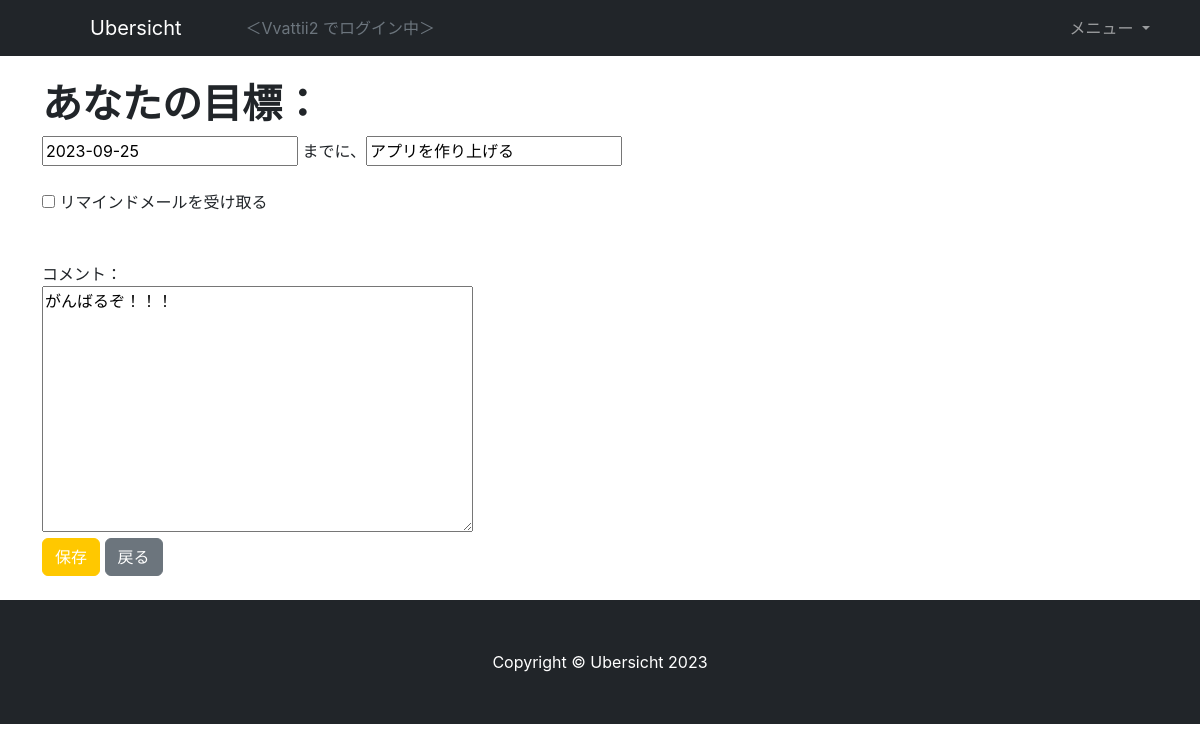
Page /goal_config (signed in) on the earlier database version.
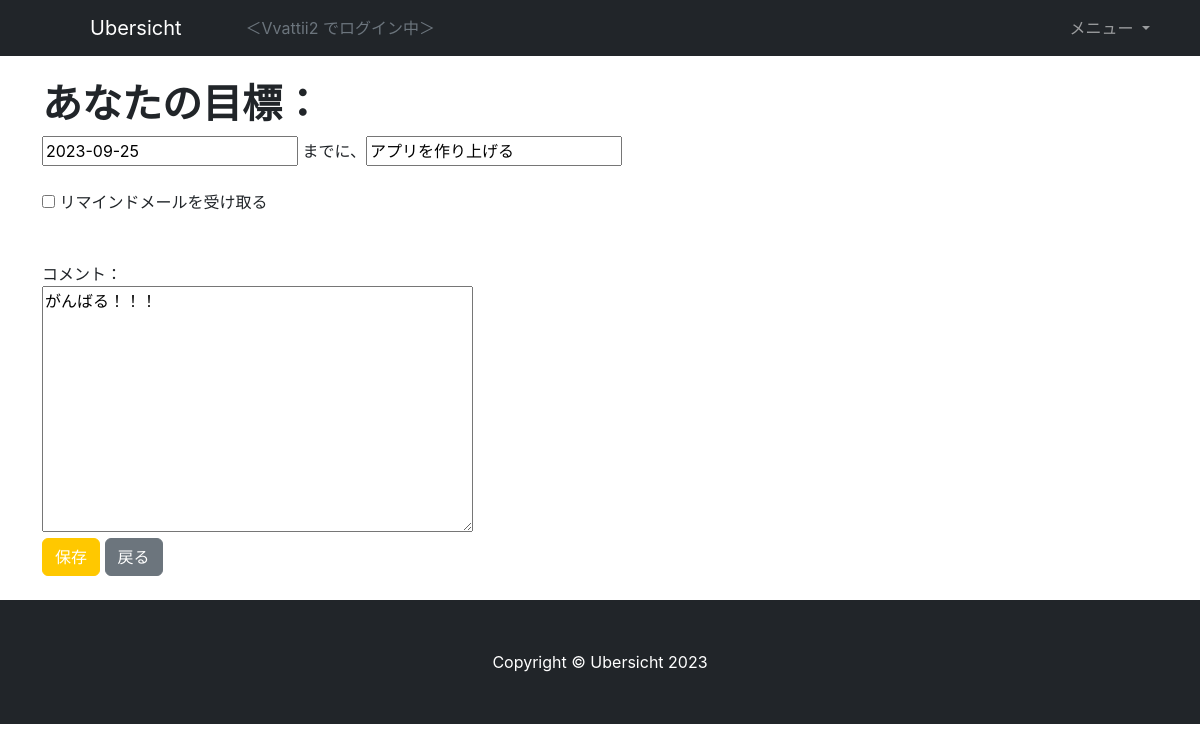
Same page on the later database version.
### accounts/models.py (models this page shows)
class CustomUser(AbstractUser):
    dream = models.TextField(verbose_name="なりたい自分", max_length=200, blank=True, null=True)

### todo/models.py (models this page shows, shortened)
class Goals(models.Model):
    user = models.ForeignKey(CustomUser, on_delete=models.CASCADE)
    subject = models.CharField(verbose_name='目標', max_length=50)
    from_date = models.DateField(verbose_name='作成日', auto_now_add=True)
    until_date = models.DateField(verbose_name='期日', null=True, blank=True)
    remind_at = models.TimeField(verbose_name='リマインド時間', null=True, blank=True)
    memo = models.TextField(verbose_name='メモ', null=True, blank=True)
    is_completed = models.BooleanField(verbose_name='完了', default=False)

### todo/views.py (the view, shortened to what this page needs)
# urls.py: path('goal_config', GoalConfigView.as_view(), name='goal_config'),
@method_decorator(login_required, name='dispatch')
class GoalConfigView(UpdateView):
    template_name = 'goal_config.html'
    form_class = GoalsForm
    success_url = reverse_lazy('todo:main')
    def get_object(self, queryset=None):
        active_goal = Goals.objects.filter(user=self.request.user, is_completed=False)
        if active_goal.exists():
            return active_goal[0]
        else:
            return Goals()

### todo/forms.py
class GoalsForm(ModelForm):
    class Meta:
        model = Goals
        fields = ['subject', 'until_date', 'remind_at', 'memo']

### todo/templates/goal_config.html (shortened to what this page needs)
{% extends 'base.html' %}
{% block content %}
<div class="container">
    <div class="row">
        <div class="col py-4">
            <h1>あなたの目標：</h1>
            <form action="" method="post">
                {{ form.until_date }} までに、{{ form.subject }} <br><br>
                <input type="checkbox" name="" id="checkbox_1">
                <label for="checkbox_1">リマインドメールを受け取る</label><br>
                 <br><br>
                コメント：<br>
                {{ form.memo }} <br>
                <button type="submit" class="btn btn-primary">保存</button>
                <a href="{% url 'todo:main' %}" class="btn btn-secondary">戻る</a>
            </form>
        </div>
    </div>
</div>
{% endblock content %}

### todo/templates/base.html (shortened to what this page needs)
{% load static %}
<!DOCTYPE html>
<html lang="ja">
    <head>
        <link href="{% static 'css/styles.css' %}" rel="stylesheet" />
    </head>
    <body>
        <nav class="navbar navbar-expand-md navbar-dark bg-dark">
            <div class="container">
                <a class="navbar-brand px-5" href="#">Ubersicht</a>
                <div class="collapse navbar-collapse" id="navbarSupportedContent">
                    {% if user.is_authenticated %}
                    <div class="text-muted justify-content-end">
                        ＜{{ user.username }} でログイン中＞
                    </div>
                    {% endif %}
                    <ul class="navbar-nav ms-auto">
                        <li class="nav-item dropdown">
                        <a class="nav-link dropdown-toggle" href="#" id="navbarDropdown" role="button" data-bs-toggle="dropdown" aria-haspopup="true" aria-expanded="false">
                            メニュー
                        </a>
                        </li>
                    </ul>
                </div>
            </div>
        </nav>
        {% block content %}{% endblock content %}
        <footer class="py-5 bg-dark">
            <div class="container px-4 px-lg-5"><p class="m-0 text-center text-white">Copyright &copy; Ubersicht 2023</p></div>
        </footer>
    </body>
</html>

Differences in the rows shown:
changed Goals "アプリを作り上げる": memo "がんばるぞ！！！" → "がんばる！！！"
